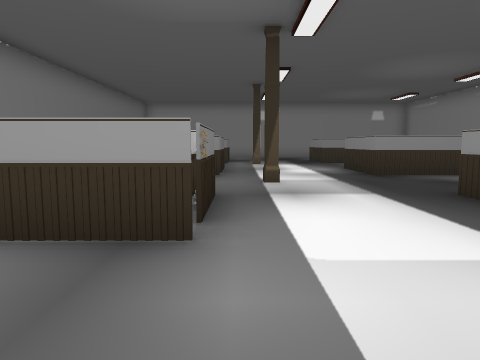
View 1 (above)

19 first-person views from a walk through a scene from a Unity 3-D project. The camera is 1.5 m above the floor, tilts 6° down and sees 70° across. The floor is counted in squares, 2 m on a side. Each view is taken from the middle of a square. On the plan, view 1 faces up. The plan holds only what a view shows up to about 11 squares ahead; the rest is blank. The player character is not drawn.

View 2
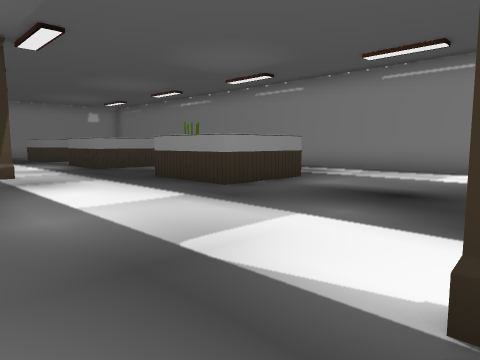

View 3
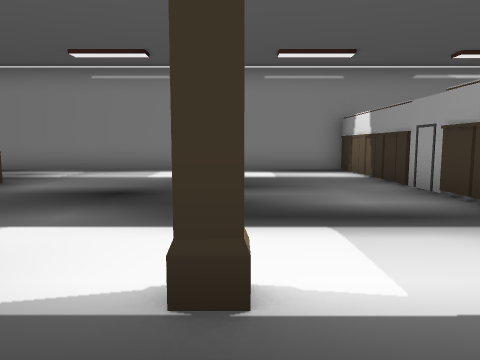

View 4
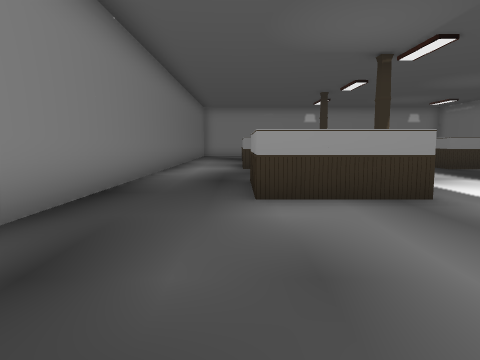

View 5
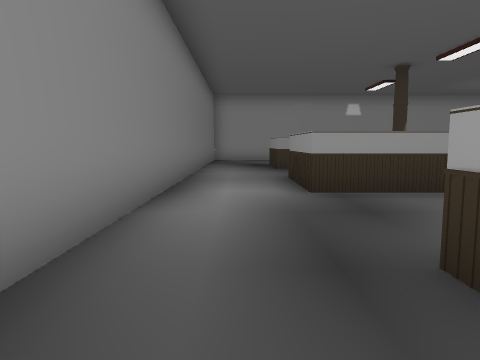

View 6
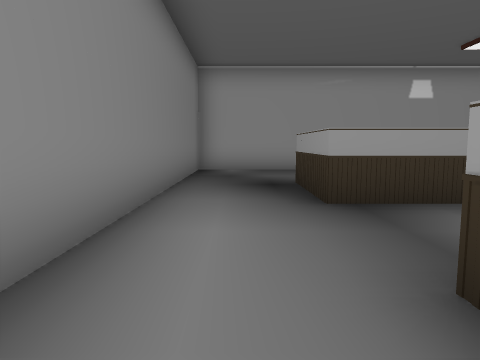

View 7
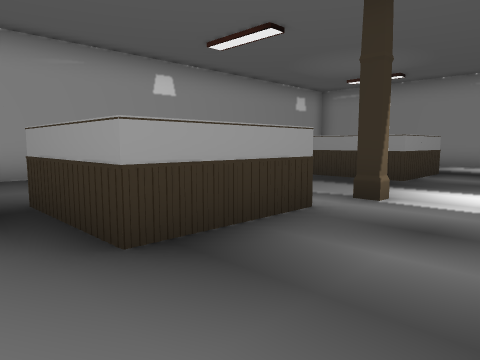

View 8
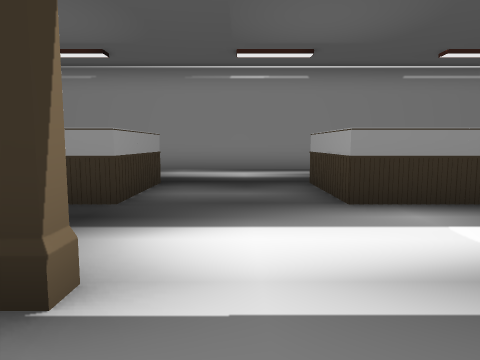

View 9
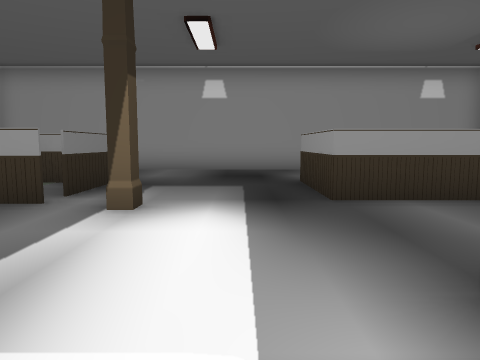

View 10
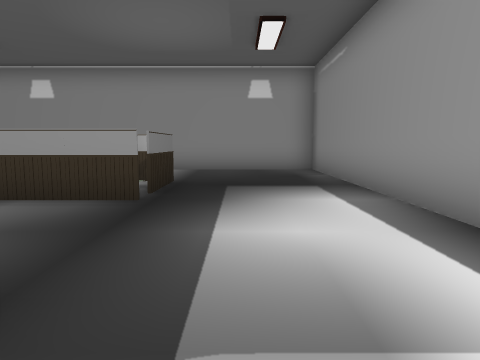

View 11
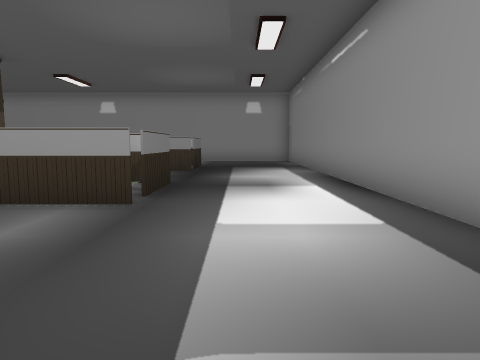

View 12
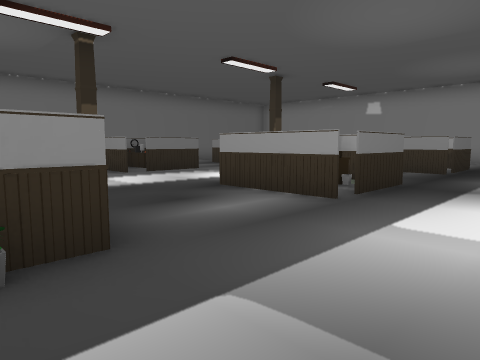

View 13
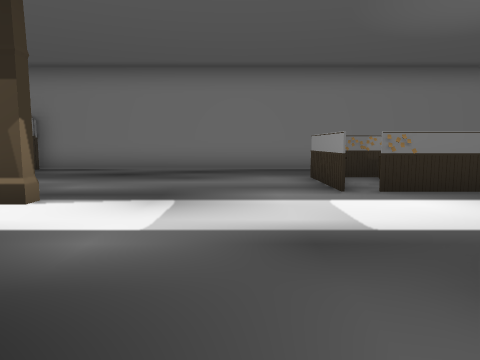

View 14
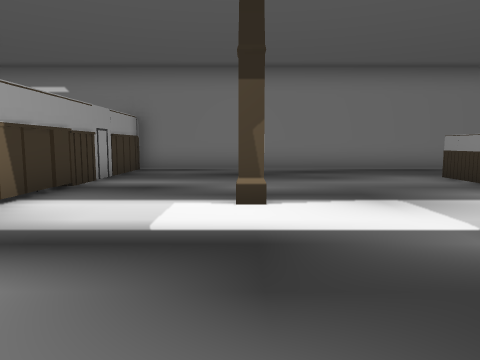

View 15
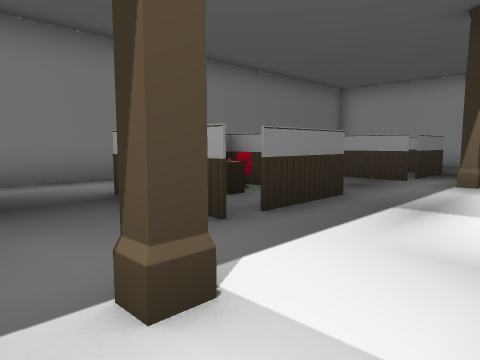

View 16
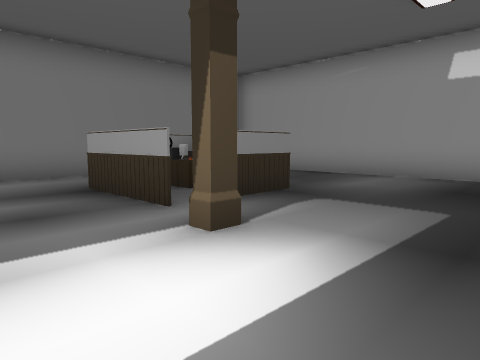

View 17
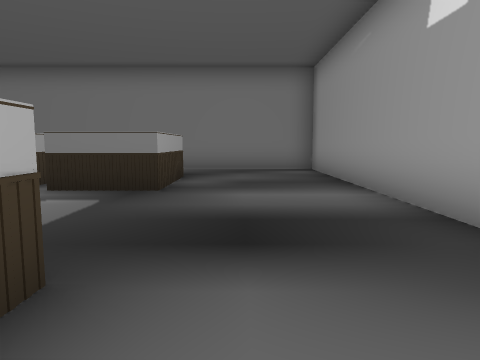

View 18
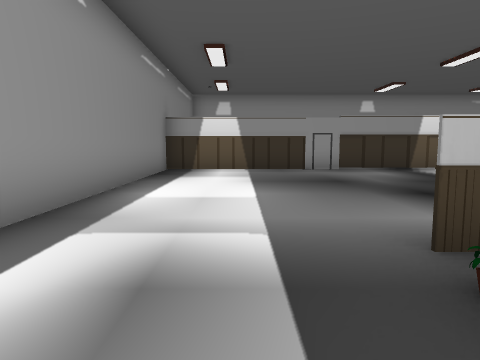

View 19
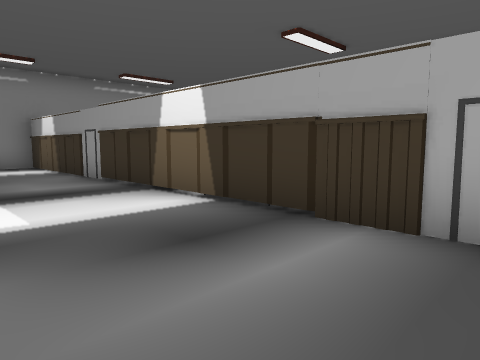

### Floor plan
Points are (right, up) in squares from view 1. A wall is a line through its corners. A room is listed if a view was taken in it or the views show most of it. See-through windows are left out.
Room 1 (views 1, 2, 3, 4, 5, 6, 7, 8, 9, 10, 11, 12, 13, 14, 15, 16, 17, 18, 19)
walls: (0.8, 7.1) (0.8, 6.7) (0.4, 6.7); (0.8, 13.2) (0.8, 12.9) (0.4, 12.9); (9.2, 7) (9.2, 19.2) (-5.2, 19.2) (-5.2, -5) (-3.5, -5); (0.8, -1.6) (0.8, -2.1); (0.5, -2.1) (0.5, -1.6); (5.5, -5) (9.2, -5) (9.2, 5.1); (-2.5, -5) (4.5, -5)
objects: other object (-3, 8) to (0, 11); other object (-3, 13) to (0, 16); other object (-2, 3) to (-1, 5); other object (3, 8) to (6, 10); other object (4, 3) to (6, 5); other object (4, 14) to (5, 16)

Positions as (right, up) in squares from view 1, and headings:
1: (0, 0), facing up
2: (-1, -2), facing up-right
3: (-1, -2), facing right
4: (-3, -2), facing up
5: (-4, 3), facing up
6: (-4, 9), facing up
7: (-4, 11), facing up-right
8: (-1, 12), facing right
9: (2, 9), facing up
10: (7, 9), facing up
11: (7, 4), facing up
12: (8, 4), facing up-left
13: (5, 1), facing left
14: (5, -2), facing left
15: (2, 6), facing up-left
16: (3, 11), facing up-left
17: (5, 17), facing left
18: (7, 5), facing down
19: (-3, -2), facing down-right
